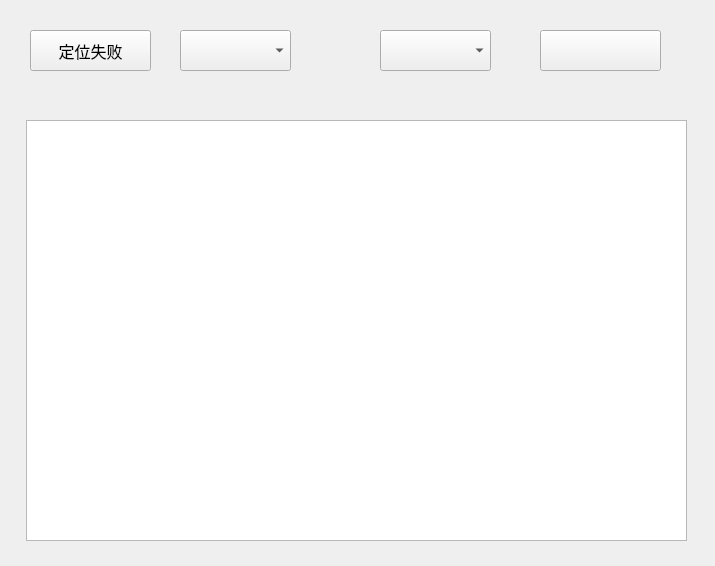
<?xml version="1.0" encoding="UTF-8"?>
<ui version="4.0">
 <class>Form</class>
 <widget class="QWidget" name="Form">
  <property name="geometry">
   <rect>
    <x>0</x>
    <y>0</y>
    <width>715</width>
    <height>566</height>
   </rect>
  </property>
  <property name="windowTitle">
   <string>Form</string>
  </property>
  <widget class="QPushButton" name="locationButton">
   <property name="geometry">
    <rect>
     <x>30</x>
     <y>30</y>
     <width>121</width>
     <height>41</height>
    </rect>
   </property>
   <property name="font">
    <font>
     <family>宋体</family>
     <pointsize>12</pointsize>
    </font>
   </property>
   <property name="text">
    <string>定位失败</string>
   </property>
   <property name="autoDefault">
    <bool>false</bool>
   </property>
  </widget>
  <widget class="QComboBox" name="provinceBox">
   <property name="geometry">
    <rect>
     <x>180</x>
     <y>30</y>
     <width>111</width>
     <height>41</height>
    </rect>
   </property>
   <property name="font">
    <font>
     <family>宋体</family>
     <pointsize>12</pointsize>
    </font>
   </property>
   <property name="editable">
    <bool>false</bool>
   </property>
  </widget>
  <widget class="QComboBox" name="cityBox">
   <property name="geometry">
    <rect>
     <x>380</x>
     <y>30</y>
     <width>111</width>
     <height>41</height>
    </rect>
   </property>
   <property name="font">
    <font>
     <family>宋体</family>
     <pointsize>12</pointsize>
    </font>
   </property>
  </widget>
  <widget class="QTextBrowser" name="resultBrowser">
   <property name="geometry">
    <rect>
     <x>26</x>
     <y>120</y>
     <width>661</width>
     <height>421</height>
    </rect>
   </property>
   <property name="sizePolicy">
    <sizepolicy hsizetype="Expanding" vsizetype="Expanding">
     <horstretch>0</horstretch>
     <verstretch>0</verstretch>
    </sizepolicy>
   </property>
   <property name="font">
    <font>
     <family>宋体</family>
     <pointsize>14</pointsize>
     <weight>50</weight>
     <bold>false</bold>
    </font>
   </property>
   <property name="contextMenuPolicy">
    <enum>Qt::ActionsContextMenu</enum>
   </property>
   <property name="styleSheet">
    <string notr="true">text-align:center;
line-height:30px;
</string>
   </property>
   <property name="lineWidth">
    <number>4</number>
   </property>
   <property name="documentTitle">
    <string/>
   </property>
   <property name="html">
    <string>&lt;!DOCTYPE HTML PUBLIC &quot;-//W3C//DTD HTML 4.0//EN&quot; &quot;http://www.w3.org/TR/REC-html40/strict.dtd&quot;&gt;
&lt;html&gt;&lt;head&gt;&lt;meta name=&quot;qrichtext&quot; content=&quot;1&quot; /&gt;&lt;style type=&quot;text/css&quot;&gt;
p, li { white-space: pre-wrap; }
&lt;/style&gt;&lt;/head&gt;&lt;body style=&quot; font-family:'宋体'; font-size:14pt; font-weight:400; font-style:normal;&quot;&gt;
&lt;p align=&quot;center&quot; style=&quot; margin-top:12px; margin-bottom:12px; margin-left:0px; margin-right:0px; -qt-block-indent:0; text-indent:0px;&quot;&gt;&lt;br /&gt;&lt;/p&gt;&lt;/body&gt;&lt;/html&gt;</string>
   </property>
   <property name="cursorWidth">
    <number>0</number>
   </property>
  </widget>
  <widget class="QScrollBar" name="verticalScrollBar">
   <property name="geometry">
    <rect>
     <x>930</x>
     <y>110</y>
     <width>21</width>
     <height>431</height>
    </rect>
   </property>
   <property name="orientation">
    <enum>Qt::Vertical</enum>
   </property>
  </widget>
  <widget class="QPushButton" name="voice_Button">
   <property name="geometry">
    <rect>
     <x>540</x>
     <y>30</y>
     <width>121</width>
     <height>41</height>
    </rect>
   </property>
   <property name="font">
    <font>
     <family>宋体</family>
     <pointsize>12</pointsize>
    </font>
   </property>
   <property name="text">
    <string/>
   </property>
   <property name="autoDefault">
    <bool>false</bool>
   </property>
  </widget>
 </widget>
 <resources/>
 <connections/>
</ui>
